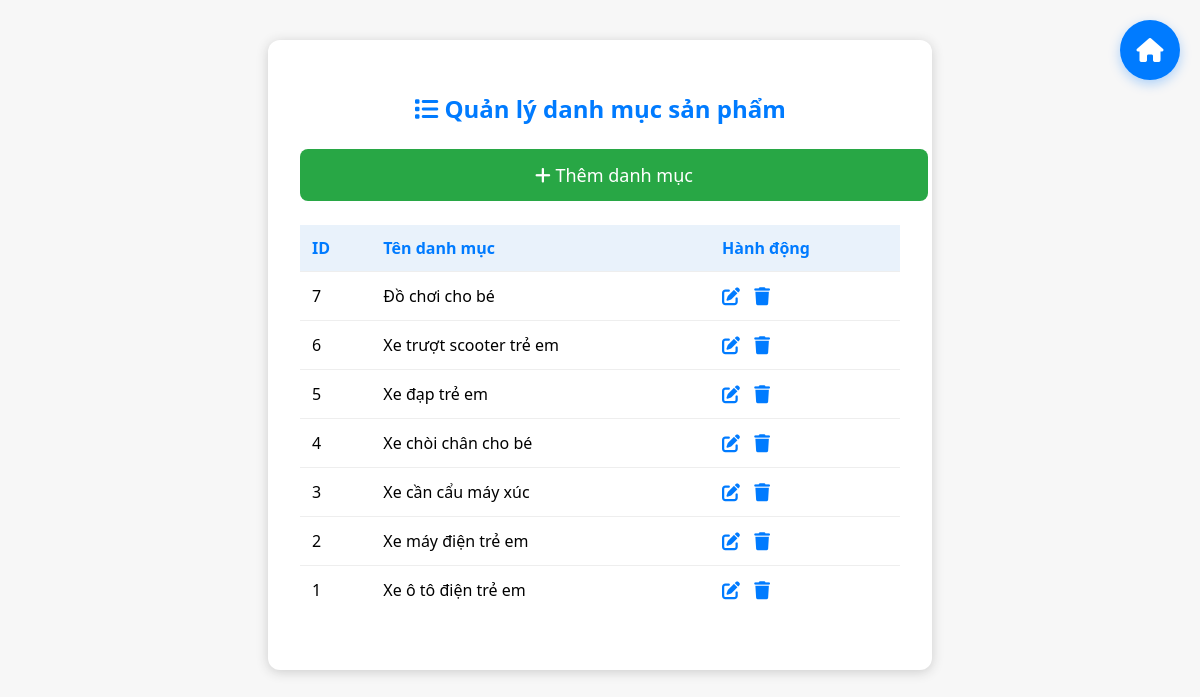
Page /Admin/index.php?controller=category&action=list (signed in) on the committed database.
### tables this page shows
CREATE TABLE categories (
    id INT AUTO_INCREMENT PRIMARY KEY,
    name VARCHAR(255) NOT NULL,
    code VARCHAR(50) NOT NULL,
    created_at TIMESTAMP DEFAULT CURRENT_TIMESTAMP
);

### controllers/CategoryController.php (called while the page is built, shortened)
<?php
require_once __DIR__ . '/../models/CategoryModel.php';
class CategoryController {
    private $model;
    public function __construct() {
        $this->model = new CategoryModel();
    }
    public function list() {
        $categories = $this->model->getAll();
        require_once dirname(__DIR__) . '/Admin/Views/CategoryList.php';
    }
}

### commons/function.php (called while the page is built, shortened)
<?php
function connectDB() {
    $host = DB_HOST;
    $port = DB_PORT;
    $dbname = DB_NAME;
    try {
        $conn = new PDO("mysql:host=$host;port=$port;dbname=$dbname", DB_USERNAME, DB_PASSWORD);
        $conn->setAttribute(PDO::ATTR_ERRMODE, PDO::ERRMODE_EXCEPTION);
        $conn->setAttribute(PDO::ATTR_DEFAULT_FETCH_MODE, PDO::FETCH_ASSOC);
        return $conn;
    } catch (PDOException $e) {
        echo ("Connection failed: " . $e->getMessage());
    }
}

### models/CategoryModel.php (called while the page is built, shortened)
<?php
require_once __DIR__ . '/../commons/function.php';
class CategoryModel {
    private $conn;
    public function __construct() {
        $this->conn = connectDB();
    }
    public function getAll() {
        $stmt = $this->conn->prepare('SELECT * FROM categories ORDER BY id DESC');
        $stmt->execute();
        return $stmt->fetchAll();
    }
}

### Admin/Views/CategoryList.php (the view, shortened to what this page needs)
<!DOCTYPE html>
<html lang="vi">
<head>
    <link rel="stylesheet" href="https://cdnjs.cloudflare.com/ajax/libs/font-awesome/6.4.0/css/all.min.css">
</head>
<body>
    <div class="container">
        <h2><i class="fa-solid fa-list"></i> Quản lý danh mục sản phẩm</h2>
        <a href="/mvc-oop-basic-duanmau/Admin/index.php?controller=category&action=add" class="add-btn"><i
                class="fa-solid fa-plus"></i>
            Thêm danh mục</a>
        <table>
            <tr>
                <th>ID</th>
                <th>Tên danh mục</th>
                <th>Hành động</th>
            </tr>
            <?php foreach ($categories as $cat): ?>
            <tr>
                <td><?= $cat['id'] ?></td>
                <td><?= $cat['name'] ?></td>
                <td class="actions">
                    <a href="/mvc-oop-basic-duanmau/Admin/index.php?controller=category&action=edit&id=<?= $cat['id'] ?>"
                        title="Sửa"><i class="fa-solid fa-pen-to-square"></i></a>
                    <a href="javascript:void(0)" onclick="confirmDeleteCategory(<?= $cat['id'] ?>, '<?= htmlspecialchars($cat['name'], ENT_QUOTES) ?>')"
                        title="Xóa"><i class="fa-solid fa-trash"></i></a>
                </td>
            </tr>
            <?php endforeach; ?>
        </table>
        <a href="/mvc-oop-basic-duanmau/Admin/index.php" class="floating-dashboard" title="Về Dashboard Admin">
            <i class="fa-solid fa-home"></i>
        </a>
    </div>
</body>
</html>

### Admin/Views/CategoryList.php (style rules this page uses)
body { background: #f7f7f7; font-family: 'Segoe UI', Arial, sans-serif; }
.floating-dashboard { position: fixed; top: 20px; right: 20px; z-index: 1000; background: #007bff; color: white; width: 60px; height: 60px; border-radius: 50%; display: flex; align-items: center; justify-content: center; text-decoration: none; box-shadow: 0 4px 12px rgba(0, 123, 255, 0.3); transition: all 0.3s ease; font-size: 24px; }
.container { max-width: 600px; margin: 40px auto; background: #fff; border-radius: 12px; box-shadow: 0 2px 12px #ccc; padding: 32px; }
h2 { text-align: center; color: #007bff; margin-bottom: 24px; }
table { width: 100%; border-collapse: collapse; margin-bottom: 24px; }
th, td { padding: 12px; border-bottom: 1px solid #eee; text-align: left; }
th { background: #e9f2fb; color: #007bff; }
tr:last-child td { border-bottom: none; }
.actions a { margin-right: 10px; color: #007bff; text-decoration: none; font-size: 18px; }
.add-btn { display: block; width: 100%; padding: 14px; background: #28a745; color: #fff; border-radius: 8px; text-align: center; text-decoration: none; font-size: 18px; font-weight: 500; margin-bottom: 24px; transition: background 0.2s; }

### rows in the picture
categories: id "7", name "Đồ chơi cho bé"
categories: id "6", name "Xe trượt scooter trẻ em"
categories: id "5", name "Xe đạp trẻ em"
categories: id "4", name "Xe chòi chân cho bé"
categories: id "3", name "Xe cần cẩu máy xúc"
categories: id "2", name "Xe máy điện trẻ em"
categories: id "1", name "Xe ô tô điện trẻ em"
